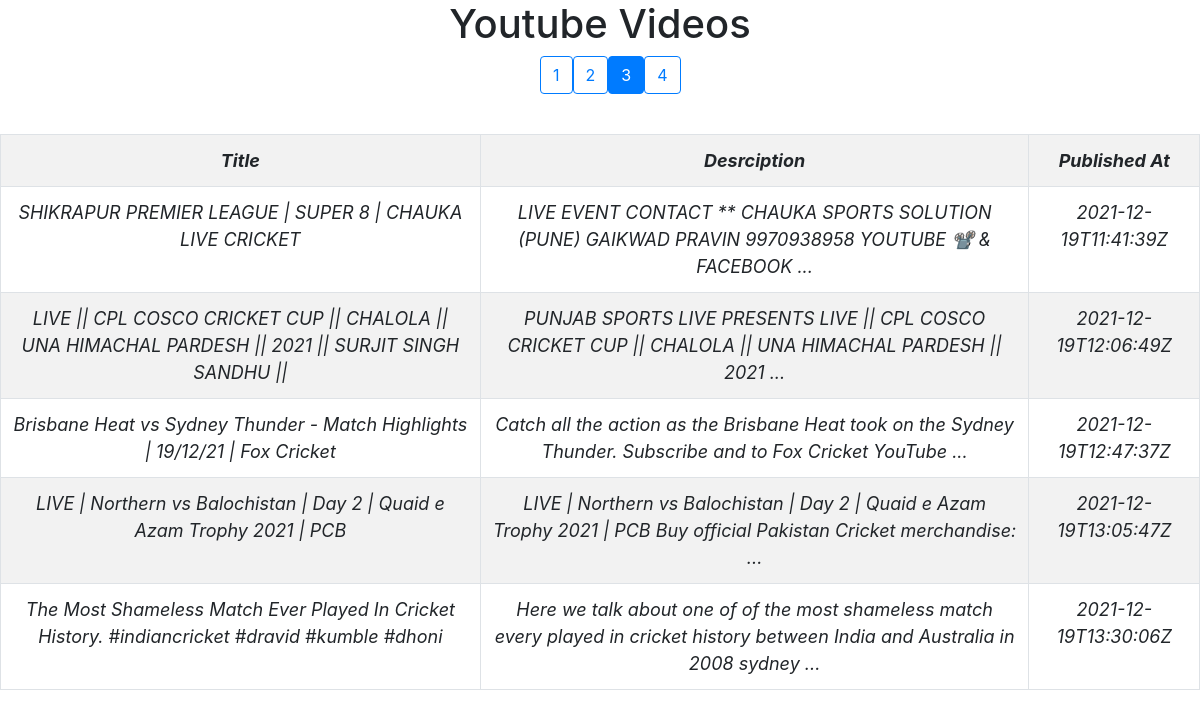
The page /index/?page=3 on the database its author committed.
### website/models.py (models this page shows, shortened)
class Video(models.Model):
    title = models.CharField(max_length=200)
    description = models.CharField(max_length=5000)
    published_date = models.CharField(max_length=1000)
    thumbnail = models.CharField(max_length=2000)
    video_id = models.CharField(max_length=200)

### website/views.py (the view)
# urls.py: path('index/',views.index,name="index"),
def index(request):
  youtube_search()
  videos = Video.objects.all().order_by('published_date')
  paginator = Paginator(videos,5)
  pageno = request.GET.get('page')
  videos = paginator.get_page(pageno)
  return render(request, "index.html",{ 'videos': videos})

### website/views.py (called while the page is built, shortened)
def youtube_search():
  youtube = build(YOUTUBE_API_SERVICE_NAME, YOUTUBE_API_VERSION,
    developerKey=DEVELOPER_KEY)
  search_response = youtube.search().list(
    q='Cricket',
    part='id,snippet',
    maxResults=10,
    type="video",
    order="date",
    publishedAfter="2021-01-01T00:00:00Z"
  ).execute()
  videos = []

### website/templates/index.html (shortened to what this page needs)
<!DOCTYPE html>
<html>
<head>
    <link rel="stylesheet" href="https://maxcdn.bootstrapcdn.com/bootstrap/4.0.0/css/bootstrap.min.css"
>
</head>
<body>
    <h1 style="text-align: center;">Youtube Videos</h1>
    <table class="table table-striped table-bordered table-responsive-lg">
        <tr>
            <th>Title</th>
            <th>Desrciption</th>
            <th>Published At</th>
        </tr>
        {% for video in videos %}
        <tr>
            <td>{{ video.title }}</td>
            <td>{{ video.description }}</td>
            <td>{{ video.published_date }}</td>
        </tr>
        {% endfor %}
        <div style="text-align: center;">
            {% if videos.has_other_pages %}
            <ul class="pagination" style="padding-left: 45%;">
                {% for i in videos.paginator.page_range %}
                {% if videos.number == i %}
                <li class="btn btn-primary mb-4"><span>{{ i }} <span class="sr-only">(current)</span></span></li>
                {% else %}
                <li><a class="btn btn-outline-primary mb-4" href="?page={{ i }}">{{ i }}</a></li>
                {% endif %}
                {% endfor %}
            </ul>
            {% endif %}
        </div>
    </table>
</body>
</html>

### website/templates/index.html (style rules this page uses)
table, th, td { border: 51px solid black; border-collapse: collapse; text-align: center; font-weight: 400; font-size: large; font-style: italic; font-family: -apple-system, BlinkMacSystemFont, 'Segoe UI', Roboto, Oxygen, Ubuntu, Cantarell, 'Open Sans', 'Helvetica Neue', sans-serif; }
th { font-weight: bold; }

### rows shown on the page
Video: title "SHIKRAPUR PREMIER LEAGUE | SUPER 8 | CHAUKA LIVE CRICKET", description "LIVE EVENT CONTACT ** CHAUKA SPORTS SOLUTION (PUNE) GAIKWAD PRAVIN 9970938958 YOUTUBE 📽️ & FACEBOOK ...", published_date "2021-12-19T11:41:39Z"
Video: title "LIVE || CPL COSCO CRICKET CUP || CHALOLA || UNA HIMACHAL PARDESH || 2021 || SURJIT SINGH SANDHU ||", description "PUNJAB SPORTS LIVE PRESENTS LIVE || CPL COSCO CRICKET CUP || CHALOLA || UNA HIMACHAL PARDESH || 2021 ...", published_date "2021-12-19T12:06:49Z"
Video: title "Brisbane Heat vs Sydney Thunder - Match Highlights | 19/12/21 | Fox Cricket", description "Catch all the action as the Brisbane Heat took on the Sydney Thunder. Subscribe and to Fox Cricket YouTube ...", published_date "2021-12-19T12:47:37Z"
Video: title "LIVE | Northern vs Balochistan | Day 2 | Quaid e Azam Trophy 2021 | PCB", description "LIVE | Northern vs Balochistan | Day 2 | Quaid e Azam Trophy 2021 | PCB Buy official Pakistan Cricket merchandise: ...", published_date "2021-12-19T13:05:47Z"
Video: title "The Most Shameless Match Ever Played In Cricket History. #indiancricket #dravid #kumble #dhoni", description "Here we talk about one of of the most shameless match every played in cricket history between India and Australia in 2008 sydney ...", published_date "2021-12-19T13:30:06Z"

### other values the page prints
{{ i }} "1" "2" "4"
{{ i }} "3"
